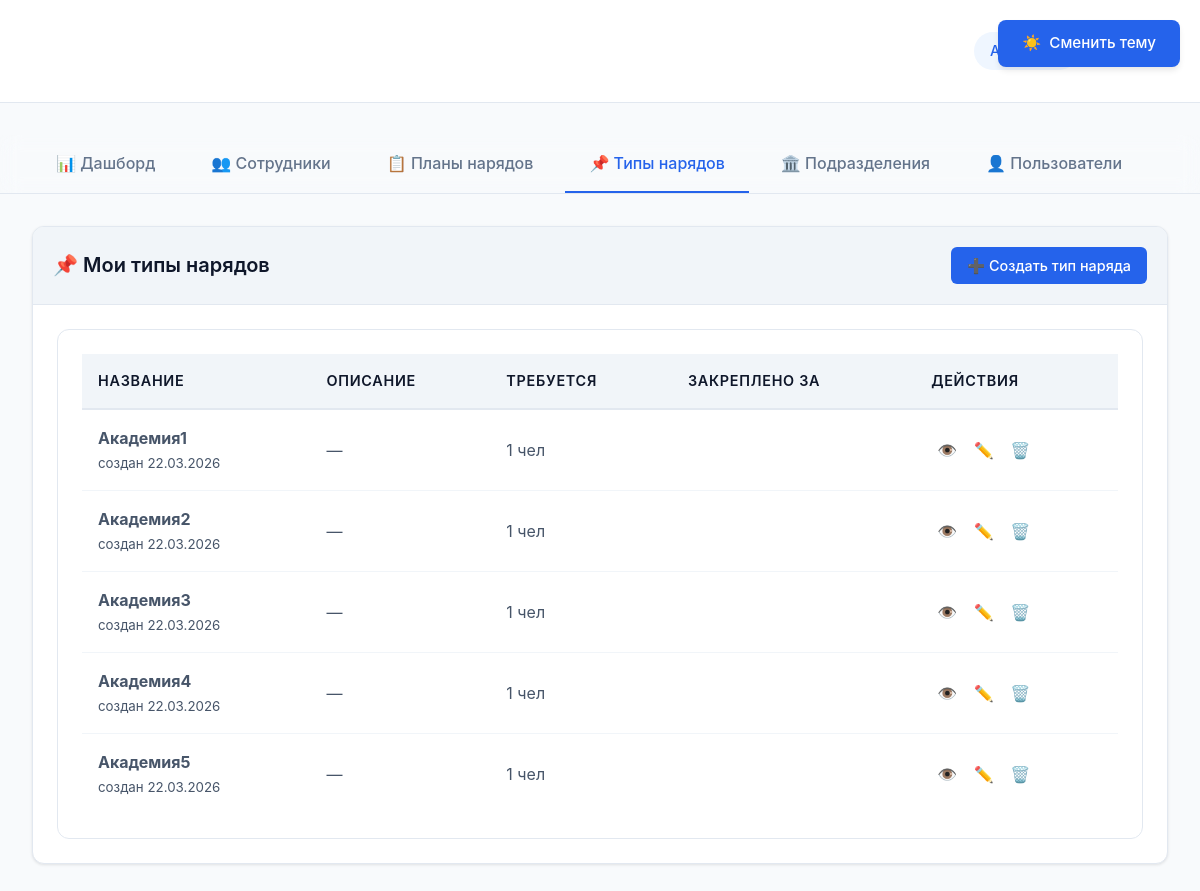
The app's page /types/ (signed in) with its own data.
### users_app/models.py (models this page shows, shortened)
class UserProfile(models.Model):
    user = models.OneToOneField(
        User,
        on_delete=models.CASCADE,
        related_name='profile'
    )
    unit = models.ForeignKey(
        Unit,
        on_delete=models.PROTECT,
        related_name='users'
    )
    class Meta:
        verbose_name = "Профиль пользователя"
        verbose_name_plural = "Профили пользователей"

### units/models.py (models this page shows, shortened)
class Unit(models.Model):
    name = models.CharField(max_length=255, verbose_name="Название")
    parent = models.ForeignKey(
        'self',
        on_delete=models.SET_NULL,
        null=True,
        blank=True,
        related_name='children',
        verbose_name="Вышестоящее подразделение"
    )
    unit_type = models.ForeignKey(
        UnitType,
        on_delete=models.PROTECT,
        related_name='units',
        verbose_name="Тип подразделения"
    )
    class Meta:
        verbose_name = "Подразделение"
        verbose_name_plural = "Подразделения"
        ordering = ['unit_type__level', 'name']

### duty_types/models.py (models this page shows, shortened)
class DutyType(models.Model):
    name = models.CharField(max_length=150, unique=True, verbose_name="Название")
    description = models.TextField(blank=True, verbose_name="Описание")
    required_people = models.PositiveSmallIntegerField(default=1, verbose_name="Требуется человек")
    created_by_unit = models.ForeignKey(
        Unit,
        on_delete=models.CASCADE,
        related_name='created_duty_types',
        verbose_name="Создано подразделением"
    )
    unit = models.ForeignKey(
        Unit,
        on_delete=models.SET_NULL,
        null=True,
        blank=True,
        related_name='assigned_duty_types',
        verbose_name="Закрепленное подразделение (опционально)"
    )
    created_at = models.DateTimeField(auto_now_add=True)
    updated_at = models.DateTimeField(auto_now=True)
    class Meta:
        verbose_name = "Тип наряда"
        verbose_name_plural = "Типы нарядов"
        ordering = ['name']

### frontend/views_type.py (the view)
@login_required
def list(request):
    access = AccessService(request.user)
    user_unit = access.user_unit
    duty_types = DutyType.objects.filter(created_by_unit=user_unit).order_by('name')
    return render(request, 'type/list.html', {
        'items': duty_types,
        'active_tab': 'type',
        'title': 'Мои типы нарядов',
        'can_add': True,
    })

### templates/type/list.html
{% extends 'cabinets/base_cabinet.html' %}
{% block cabinet_content %}
<div class="card">
    <div class="card-header">
        <div class="card-header-content">
            <h2 class="card-title">📌 {{ title }}</h2>
            {% if can_add %}
            <a href="{% url 'type:add' %}" class="btn btn-primary">➕ Создать тип наряда</a>
            {% endif %}
        </div>
    </div>
    <div class="card-body">
        {% if items %}
        <div class="table-container">
            <table class="table">
                <thead>
                    <tr>
                        <th>Название</th>
                        <th>Описание</th>
                        <th>Требуется</th>
                        <th>Закреплено за</th>
                        <th>Действия</th>
                    </thead>
                <tbody>
                    {% for item in items %}
                    <tr>
                        <td><strong>{{ item.name }}</strong> <br><small>создан {{ item.created_at|date:"d.m.Y" }}</small> </td>
                        <td>{{ item.description|truncatechars:50|default:"—" }} </td>
                        <td>{{ item.required_people }} чел </td>
                        <td>{{ item.unit.name }} </td>
                        <td>
                            <a href="{% url 'type:detail' item.pk %}" class="action-btn" title="Просмотр">👁️</a>
                            <a href="{% url 'type:edit' item.pk %}" class="action-btn" title="Редактировать">✏️</a>
                            <a href="{% url 'type:delete' item.pk %}" class="action-btn action-btn-delete" title="Удалить">🗑️</a>
                         </td>
                     </tr>
                    {% endfor %}
                </tbody>
            </table>
        </div>
        {% else %}
        <div class="empty-state">
            <p class="empty-state__text">📌 Нет созданных типов нарядов</p>
            <a href="{% url 'type:add' %}" class="btn btn-primary">➕ Создать первый тип</a>
        </div>
        {% endif %}
    </div>
</div>
{% endblock %}

### templates/cabinets/base_cabinet.html (shortened to what this page needs)
{% extends 'base.html' %}
{% load static %}
{% block content %}
<div class="cabinet-page">
    <div class="cabinet-header">
        <div class="cabinet-header-content">
            <div class="user-info-badge">
                {% if user.profile %}
                    <span class="user-unit">{{ user.profile.unit.name }}</span>
                {% endif %}
                <form method="post" action="{% url 'logout' %}" style="display: inline;">
                    <button type="submit" class="btn btn-sm" style="background: var(--danger); border: none; cursor: pointer;">
                    </button>
                </form>
            </div>
        </div>
    </div>
    {% include 'components/navigation.html' %}
    <div class="cabinet-content">
        {% block cabinet_content %}{% endblock %}
    </div>
</div>
{% endblock %}

### templates/base.html (shortened to what this page needs)
{% load static %}
<!DOCTYPE html>
<html lang="ru">
<head>
    <link rel="stylesheet" href="{% static 'css/base/reset.css' %}">
    <link rel="stylesheet" href="{% static 'css/base/variables.css' %}">
    <link rel="stylesheet" href="{% static 'css/themes/light.css' %}" id="theme-light">
    <link rel="stylesheet" href="{% static 'css/themes/dark.css' %}" id="theme-dark" disabled>
    <link rel="stylesheet" href="{% static 'css/main.css' %}">
</head>
<body>
    {% if request.path != '/login/' %}
    <button class="theme-toggle" id="themeBtn">
        <span class="theme-icon-light">☀️</span>
        <span class="theme-text">Сменить тему</span>
    </button>
    {% endif %}
    {% block content %}{% endblock %}
</body>
</html>

### templates/components/navigation.html
<div class="cabinet-nav">
    <div class="nav-container">
        <a href="{% url 'dashboard' %}" class="nav-link {% if active_tab == 'dashboard' %}active{% endif %}">
            📊 Дашборд
        </a>
        <a href="{% url 'person:person_list' %}" class="nav-link {% if active_tab == 'person' %}active{% endif %}">
            👥 Сотрудники
        </a>
        <a href="{% url 'plan:list' %}" class="nav-link {% if active_tab == 'plans' %}active{% endif %}">
            📋 Планы нарядов
        </a>
        {% if user.profile.unit.unit_type.level <= 1 %}
        <a href="{% url 'type:list' %}" class="nav-link {% if active_tab == 'type' %}active{% endif %}">
            📌 Типы нарядов
        </a>
        {% endif %}
        {% if user.profile.unit.unit_type.level == 0 %}
        <a href="{% url 'unit_list' %}" class="nav-link {% if active_tab == 'units' %}active{% endif %}">
            🏛️ Подразделения
        </a>
        <a href="{% url 'user_list' %}" class="nav-link {% if active_tab == 'users' %}active{% endif %}">
            👤 Пользователи
        </a>
        {% endif %}
    </div>
</div>

### static/css/base/variables.css (style rules this page uses)
:root { --primary: #2563eb; --primary-dark: #1d4ed8; --primary-light: #60a5fa; --primary-bg: #eff6ff; --success: #22c55e; --success-bg: #f0fdf4; --warning: #eab308; --warning-bg: #fefce8; --danger: #ef4444; --danger-bg: #fef2f2; --shadow: 0 1px 3px rgba(0,0,0,0.1); --shadow-md: 0 4px 6px -1px rgba(0,0,0,0.1); --transition: background-color 0.2s, color 0.2s, border-color 0.2s; }

### static/css/themes/light.css (style rules this page uses)
:root { --bg-body: #f8fafc; --bg-card: #ffffff; --bg-hover: #f1f5f9; --bg-header: #f1f5f9; --text: #0f172a; --text-light: #475569; --text-muted: #64748b; --border: #e2e8f0; --border-light: #f1f5f9; --primary: #2563eb; --primary-dark: #1d4ed8; --primary-light: #60a5fa; --primary-bg: #eff6ff; --success: #22c55e; --success-bg: #f0fdf4; --warning: #eab308; --warning-bg: #fefce8; --danger: #ef4444; --danger-bg: #fef2f2; --shadow: 0 1px 3px rgba(0,0,0,0.05); --shadow-md: 0 4px 6px -1px rgba(0,0,0,0.05); --theme-icon-light: inline; --theme-icon-dark: none; }

### static/css/base/global.css (style rules this page uses)
body { font-family: -apple-system, BlinkMacSystemFont, 'Segoe UI', Roboto, sans-serif; background: var(--bg-body); color: var(--text); line-height: 1.5; transition: background-color 0.2s, color 0.2s; min-height: 100vh; }

### static/css/components/buttons.css (style rules this page uses)
.btn { display: inline-block; padding: 0.6rem 1.25rem; background: var(--primary); color: white; border: none; border-radius: 0.375rem; font-size: 0.9rem; font-weight: 500; cursor: pointer; text-decoration: none; transition: all 0.2s; }
.btn-sm { padding: 0.4rem 1rem; font-size: 0.85rem; }

### static/css/components/cards.css (style rules this page uses)
.card { background: var(--bg-card); border: 1px solid var(--border); border-radius: 0.75rem; overflow: hidden; box-shadow: var(--shadow); transition: box-shadow 0.2s, transform 0.2s; }
.card-header { padding: 1.25rem; background: var(--bg-header); border-bottom: 1px solid var(--border); }
.card-header h2 { margin: 0; font-size: 1.25rem; color: var(--text); }
.card-body { padding: 1.5rem; }

### static/css/components/tables.css (style rules this page uses)
.table-container { background: var(--bg-card); border: 1px solid var(--border); border-radius: 0.75rem; padding: 1.5rem; overflow-x: auto; }
.table { width: 100%; border-collapse: collapse; }
.table th { text-align: left; padding: 1rem; background: var(--bg-header); border-bottom: 2px solid var(--border); color: var(--text); font-weight: 600; font-size: 0.9rem; text-transform: uppercase; letter-spacing: 0.05em; }
.table td { padding: 1rem; border-bottom: 1px solid var(--border-light); color: var(--text-light); }
.table tbody tr { transition: background 0.2s; }
.table tbody tr:last-child td { border-bottom: none; }

### static/css/components/navigation.css (style rules this page uses)
.cabinet-nav { background: var(--bg-card); border-bottom: 1px solid var(--border); margin-bottom: 2rem; position: sticky; top: 0; z-index: 100; backdrop-filter: blur(10px); background: rgba(var(--bg-card-rgb), 0.95); }
.nav-container { max-width: 1280px; margin: 0 auto; padding: 0 2rem; display: flex; gap: 0.5rem; overflow-x: auto; scrollbar-width: thin; }
.nav-link { padding: 1rem 1.5rem; color: var(--text-muted); text-decoration: none; border-bottom: 2px solid transparent; transition: all 0.2s; white-space: nowrap; font-weight: 500; }
.nav-link.active { color: var(--primary); border-bottom-color: var(--primary); }

### static/css/components/theme-toggle.css (style rules this page uses)
.theme-toggle { position: fixed; top: 20px; right: 20px; display: flex; align-items: center; gap: 0.5rem; padding: 0.75rem 1.5rem; background: var(--primary); color: white; border: none; border-radius: 0.5rem; font-size: 0.95rem; font-weight: 500; cursor: pointer; z-index: 1000; box-shadow: var(--shadow-md); transition: background-color 0.2s; }
.theme-icon-light { display: var(--theme-icon-light); }
.theme-text { display: inline; }

### static/css/components/person-detail.css (style rules this page uses)
.action-btn { display: inline-flex; align-items: center; justify-content: center; width: 32px; height: 32px; border-radius: 0.375rem; text-decoration: none; transition: all 0.2s; }

### static/css/components/schedule-table.css (style rules this page uses)
.btn-primary { background: var(--primary); color: white; border: none; padding: 8px 16px; border-radius: 6px; cursor: pointer; }
.card-header-content { display: flex; justify-content: space-between; align-items: center; flex-wrap: wrap; gap: 1rem; }
.card-title { margin: 0; font-size: 1.5rem; font-weight: 600; color: var(--text); }

### records on screen
DutyType: name "Академия1", created_at "22.03.2026", description "—", required_people "1"
DutyType: name "Академия2", created_at "22.03.2026", description "—", required_people "1"
DutyType: name "Академия3", created_at "22.03.2026", description "—", required_people "1"
DutyType: name "Академия4", created_at "22.03.2026", description "—", required_people "1"
DutyType: name "Академия5", created_at "22.03.2026", description "—", required_people "1"

### other values on screen
{{ title }} "Мои типы нарядов"
